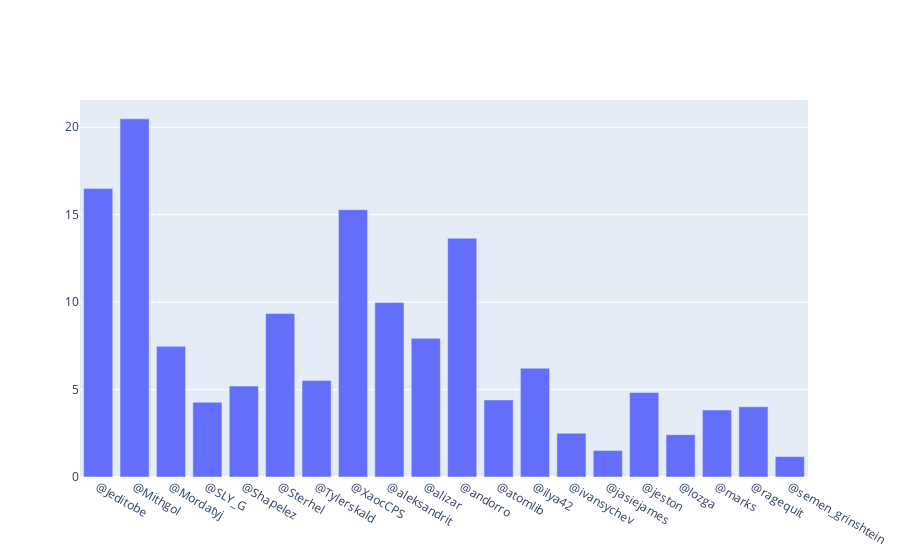

Source (notebook cell):
### Markdown cell above
## 4\. Кого из топ-20 авторов чаще всего минусуют?

* @Mordatyj
* @Mithgol
* @alizar
* @ilya42

### Code cell
top_authors = list(df.author.value_counts(ascending = False).head(20).index)
top_authors_df = df[df.author.isin(top_authors)]
hist_info = top_authors_df.groupby('author').votes_minus.mean()

trace0 = go.Bar(x=hist_info.index, y=hist_info.values, name="Dislikes for Top authors")
fig = go.Figure(data=trace0)
iplot(fig, show_link=False)

### Figure 1 — Plotly figure (JSON) as saved in the notebook; plotly's stock layout.template omitted (floating-point values rounded to 4 significant figures)
{"data": [{"name": "Dislikes for Top authors", "type": "bar", "x": ["@Jeditobe", "@Mithgol", "@Mordatyj", "@SLY_G", "@Shapelez", "@Sterhel", "@Tylerskald", "@XaocCPS", "@aleksandrit", "@alizar", "@andorro", "@atomlib", "@ilya42", "@ivansychev", "@jasiejames", "@jeston", "@lozga", "@marks", "@ragequit", "@semen_grinshtein"], "y": [16.49, 20.48, 7.471, 4.277, 5.197, 9.351, 5.519, 15.29, 9.975, 7.928, 13.65, 4.408, 6.217, 2.499, 1.516, 4.832, 2.42, 3.835, 4.018, 1.167]}], "layout": {}}
